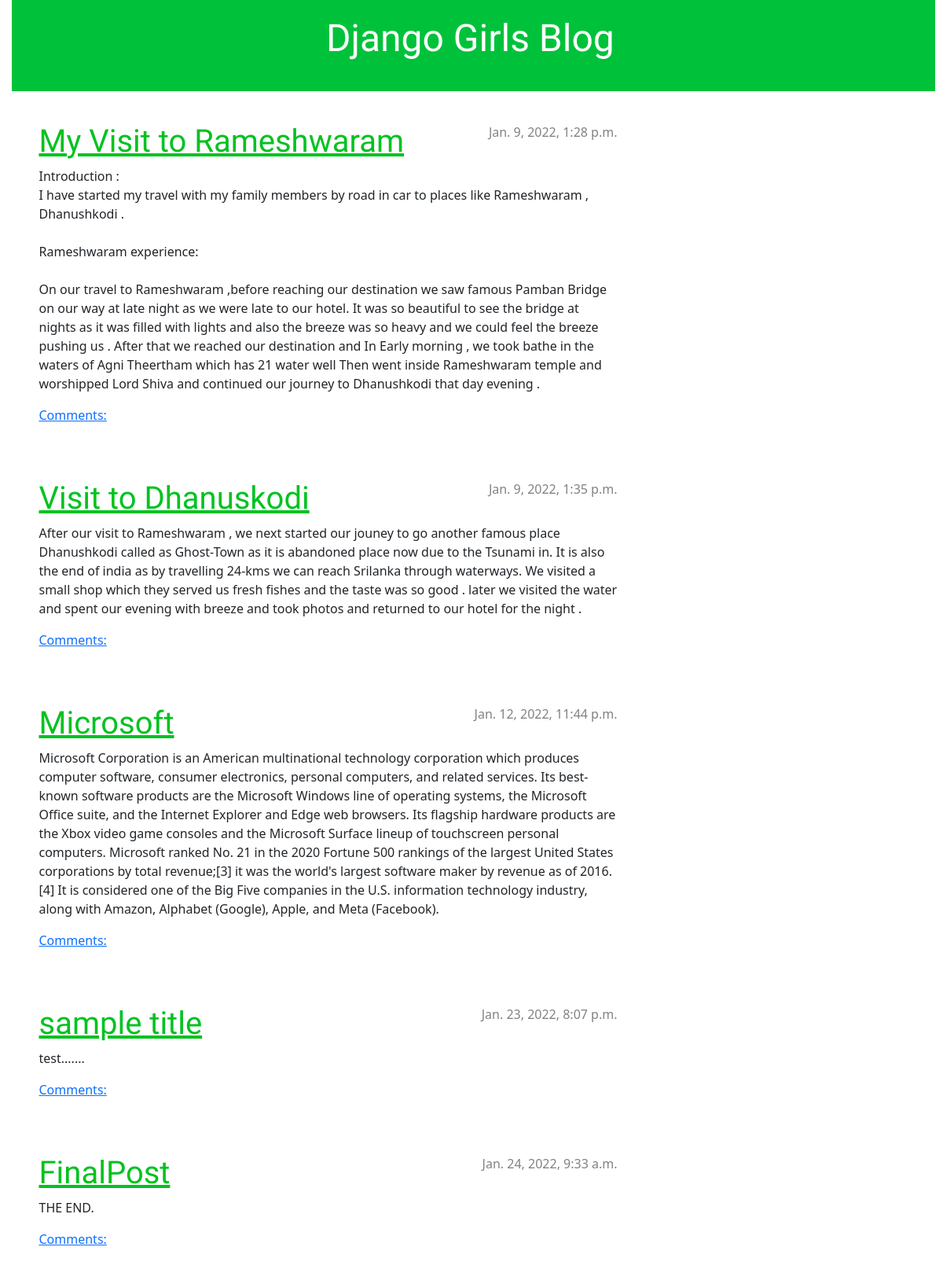
The page / on the database its author committed.
### blog/models.py (models this page shows, shortened)
class Post(models.Model):
    author = models.ForeignKey(settings.AUTH_USER_MODEL, on_delete= models.CASCADE)
    title = models.CharField(max_length=200)
    text = models.TextField()
    created_date = models.DateTimeField(default=timezone.now)
    published_date = models.DateTimeField(blank=True,null=True)

### blog/views.py (the view)
# urls.py: path('', views.post_list, name='post_list'),
def post_list(request):
    posts = Post.objects.filter(published_date__lte=timezone.now()).order_by('published_date')
    return render(request, 'blog/post_list.html', {'posts': posts})

### blog/templates/blog/post_list.html
{% extends 'blog/base.html' %}
{% block content %}
    {% for post in posts %}
        <div class="post">
            <div class="date">
                {{ post.published_date }}
            </div>
            <h1><a href="{% url 'post_detail' pk=post.pk %}">{{ post.title }}</a></h1>
            <p>{{ post.text|linebreaksbr }}</p>
            <a href="{% url 'post_detail' pk=post.pk %}">Comments: {{ post.approved_comments.count }}</a>
        </div>
    {% endfor %}
{% endblock content %}

### blog/static/css/blog.css (style rules this page uses)
h1 a, h2 a { color: #00c220; font-family: 'Lobster'; }
body { padding-left: 15px; }
h1, h2, h3, h4 { font-family: 'Lobster', cursive; }
.date { color: #828282; }
.post { margin-bottom: 70px; }
.post > .date, .post > .actions { float: right; }

### rows shown on the page
Post: published_date "Jan. 9, 2022, 1:28 p.m.", title "My Visit to Rameshwaram", text "Introduction : I have started my travel with my family members by road in car to places like Rameshwaram , Dhanushkodi . Rameshwaram experience: On our travel to Rameshwaram ,before reaching our destination we saw famous Pamban Bridge on our way at late night as we were late to our hotel. It was so beautiful to see the bridge at nights as it was filled with lights and also the breeze was so heavy and we could feel the breeze pushing us . After that we reached our destination and In Early morning , we took bathe in the waters of Agni Theertham which has 21 water well Then went inside Rameshwaram temple and worshipped Lord Shiva and continued our journey to Dhanushkodi that day evening ."
Post: published_date "Jan. 9, 2022, 1:35 p.m.", title "Visit to Dhanuskodi", text "After our visit to Rameshwaram , we next started our jouney to go another famous place Dhanushkodi called as Ghost-Town as it is abandoned place now due to the Tsunami in. It is also the end of india as by travelling 24-kms we can reach Srilanka through waterways. We visited a small shop which they served us fresh fishes and the taste was so good . later we visited the water and spent our evening with breeze and took photos and returned to our hotel for the night ."
Post: published_date "Jan. 12, 2022, 11:44 p.m.", title "Microsoft", text "Microsoft Corporation is an American multinational technology corporation which produces computer software, consumer electronics, personal computers, and related services. Its best-known software products are the Microsoft Windows line of operating systems, the Microsoft Office suite, and the Internet Explorer and Edge web browsers. Its flagship hardware products are the Xbox video game consoles and the Microsoft Surface lineup of touchscreen personal computers. Microsoft ranked No. 21 in the 2020 Fortune 500 rankings of the largest United States corporations by total revenue;[3] it was the world's largest software maker by revenue as of 2016.[4] It is considered one of the Big Five…"
Post: published_date "Jan. 23, 2022, 8:07 p.m.", title "sample title", text "test......."
Post: published_date "Jan. 24, 2022, 9:33 a.m.", title "FinalPost", text "THE END."
